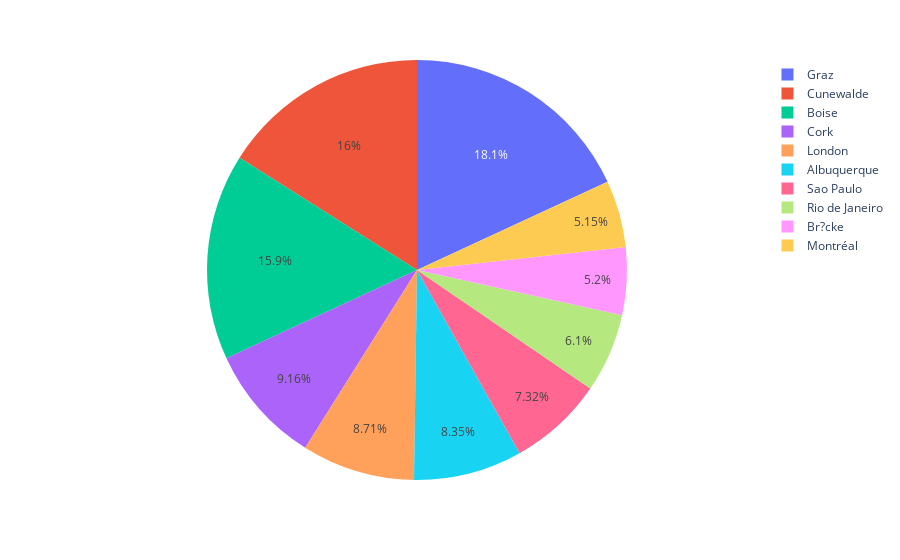

The notebook cell saved with this chart:
### Markdown cell above
**Cities Vs. Total Amount Pie Chart:**

### Code cell
px.pie(data_frame=city_group, labels="city", values="proportion", names="city")

### Figure 1 — Plotly figure (JSON) as saved in the notebook; plotly's stock layout.template omitted (floating-point values rounded to 4 significant figures)
{"data": [{"domain": {"x": [0, 1], "y": [0, 1]}, "hovertemplate": "city=%{label}<br>proportion=%{value}<extra></extra>", "labels": ["Graz", "Cunewalde", "Boise", "Cork", "London", "Albuquerque", "Sao Paulo", "Rio de Janeiro", "Br?cke", "Montréal"], "legendgroup": "", "name": "", "showlegend": true, "type": "pie", "values": [18.1, 16.02, 15.88, 9.16, 8.71, 8.35, 7.32, 6.1, 5.2, 5.15]}], "layout": {"legend": {"tracegroupgap": 0}, "margin": {"t": 60}}}
